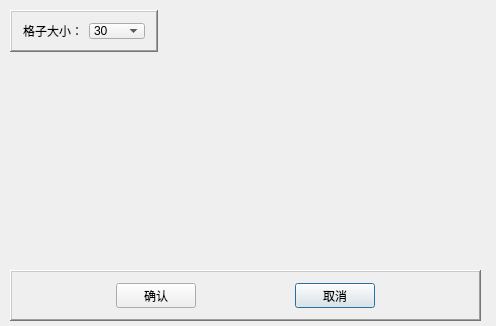
<?xml version="1.0" encoding="UTF-8"?>
<ui version="4.0">
 <class>UiSetClass</class>
 <widget class="QDialog" name="UiSetClass">
  <property name="geometry">
   <rect>
    <x>0</x>
    <y>0</y>
    <width>496</width>
    <height>326</height>
   </rect>
  </property>
  <property name="windowTitle">
   <string>UiSet</string>
  </property>
  <widget class="QFrame" name="frame">
   <property name="geometry">
    <rect>
     <x>10</x>
     <y>10</y>
     <width>148</width>
     <height>42</height>
    </rect>
   </property>
   <property name="frameShape">
    <enum>QFrame::WinPanel</enum>
   </property>
   <property name="frameShadow">
    <enum>QFrame::Raised</enum>
   </property>
   <layout class="QGridLayout" name="gridLayout">
    <item row="0" column="0">
     <widget class="QLabel" name="label">
      <property name="text">
       <string>格子大小：</string>
      </property>
     </widget>
    </item>
    <item row="0" column="1">
     <widget class="QComboBox" name="comboBox_lapx">
      <item>
       <property name="text">
        <string>30</string>
       </property>
      </item>
      <item>
       <property name="text">
        <string>35</string>
       </property>
      </item>
      <item>
       <property name="text">
        <string>40</string>
       </property>
      </item>
      <item>
       <property name="text">
        <string>45</string>
       </property>
      </item>
      <item>
       <property name="text">
        <string>50</string>
       </property>
      </item>
     </widget>
    </item>
   </layout>
  </widget>
  <widget class="QFrame" name="frame_2">
   <property name="geometry">
    <rect>
     <x>10</x>
     <y>270</y>
     <width>471</width>
     <height>51</height>
    </rect>
   </property>
   <property name="frameShape">
    <enum>QFrame::WinPanel</enum>
   </property>
   <property name="frameShadow">
    <enum>QFrame::Raised</enum>
   </property>
   <layout class="QGridLayout" name="gridLayout_2">
    <item row="0" column="2">
     <spacer name="horizontalSpacer">
      <property name="orientation">
       <enum>Qt::Horizontal</enum>
      </property>
      <property name="sizeHint" stdset="0">
       <size>
        <width>40</width>
        <height>20</height>
       </size>
      </property>
     </spacer>
    </item>
    <item row="0" column="3">
     <widget class="QPushButton" name="pushButton_cancel">
      <property name="text">
       <string>取消</string>
      </property>
     </widget>
    </item>
    <item row="0" column="0">
     <spacer name="horizontalSpacer_2">
      <property name="orientation">
       <enum>Qt::Horizontal</enum>
      </property>
      <property name="sizeHint" stdset="0">
       <size>
        <width>40</width>
        <height>20</height>
       </size>
      </property>
     </spacer>
    </item>
    <item row="0" column="1">
     <widget class="QPushButton" name="pushButton_ok">
      <property name="text">
       <string>确认</string>
      </property>
     </widget>
    </item>
    <item row="0" column="4">
     <spacer name="horizontalSpacer_3">
      <property name="orientation">
       <enum>Qt::Horizontal</enum>
      </property>
      <property name="sizeHint" stdset="0">
       <size>
        <width>40</width>
        <height>20</height>
       </size>
      </property>
     </spacer>
    </item>
   </layout>
  </widget>
 </widget>
 <layoutdefault spacing="6" margin="11"/>
 <resources/>
 <connections/>
</ui>
